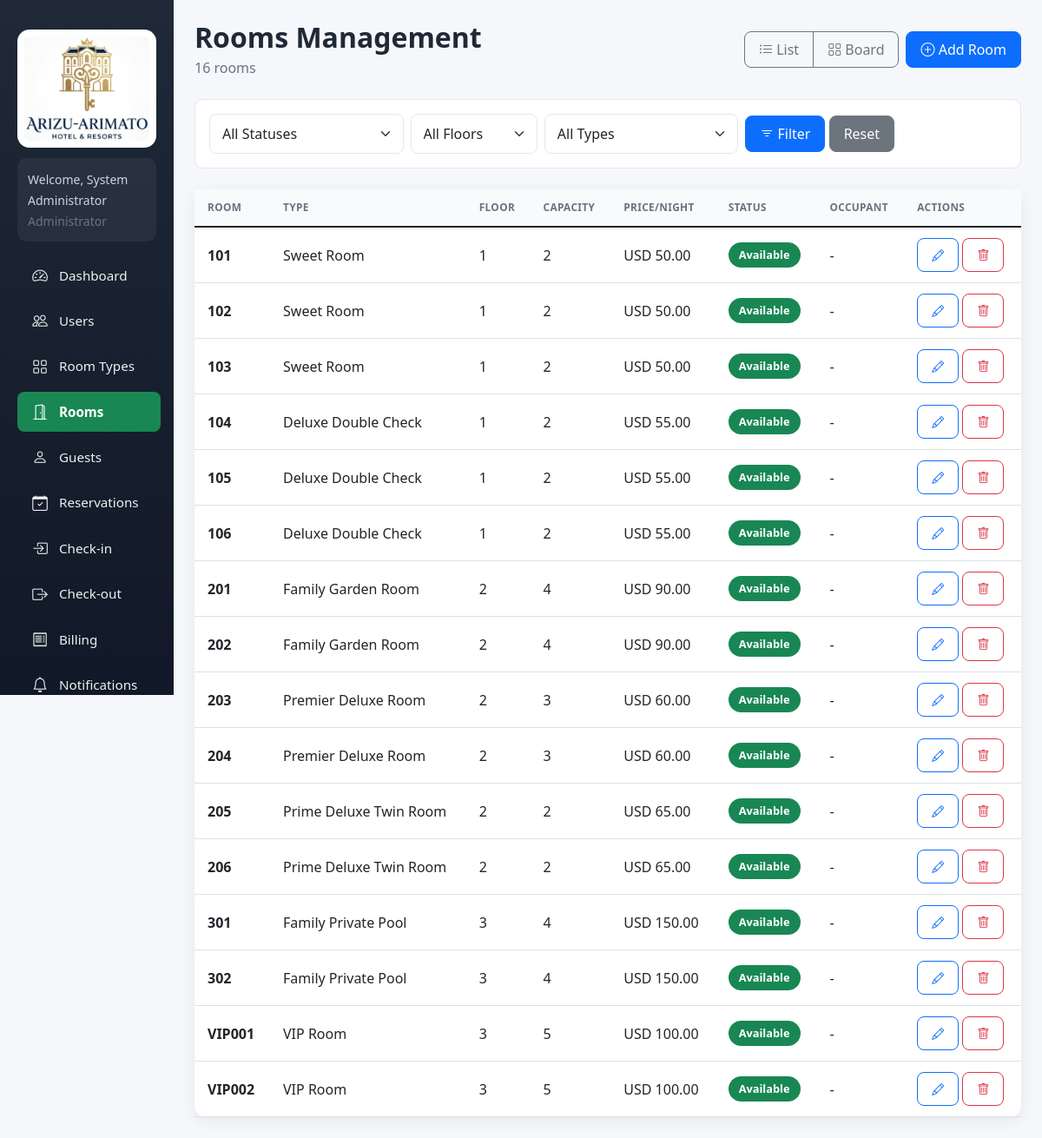
Page /index.php?r=rooms/index (signed in) on the committed database.
### tables this page shows
CREATE TABLE IF NOT EXISTS `rooms` (
  `id` INT(11) NOT NULL AUTO_INCREMENT,
  `room_number` VARCHAR(10) NOT NULL,
  `room_type_id` INT(11) DEFAULT NULL,
  `floor` INT(11) DEFAULT NULL,
  `capacity` INT(11) DEFAULT NULL,
  `price_per_night` DECIMAL(10,2) DEFAULT NULL,
  `description` TEXT,
  `status` ENUM('Available','Reserved','Occupied','Cleaning','Maintenance') DEFAULT 'Available',
  `image` VARCHAR(255) DEFAULT NULL,
  `created_at` TIMESTAMP NOT NULL DEFAULT CURRENT_TIMESTAMP,
  PRIMARY KEY (`id`),
  UNIQUE KEY `room_number` (`room_number`)
);

CREATE TABLE IF NOT EXISTS `room_types` (
  `id` INT(11) NOT NULL AUTO_INCREMENT,
  `type_name` VARCHAR(50) NOT NULL,
  `description` TEXT,
  `price_per_night` DECIMAL(10,2) NOT NULL,
  `capacity` INT(11) NOT NULL,
  `created_at` TIMESTAMP NOT NULL DEFAULT CURRENT_TIMESTAMP,
  PRIMARY KEY (`id`)
);

### Core/Controller.php (called while the page is built, shortened)
<?php
abstract class Controller
{
    protected function view($view, array $data = [], $active = '', $pageTitle = '')
    {
        extract($data);
        require __DIR__ . '/../Views/layout/header.php';
        require __DIR__ . '/../Views/' . $view . '.php';
        require __DIR__ . '/../Views/layout/footer.php';
    }
}

### Controllers/RoomController.php (called while the page is built, shortened)
<?php
class RoomController extends Controller
{
    private $validStatus = ['Available', 'Reserved', 'Occupied', 'Cleaning', 'Maintenance'];
    public function __construct()
    {
        $this->room = new Room();
        $this->roomType = new RoomType();
    }
    public function indexAction()
    {
        $filters = [
            'status' => $_GET['status'] ?? '',
            'floor'  => $_GET['floor'] ?? '',
            'type'   => $_GET['type'] ?? '',
        ];
        $rooms = $this->room->all($filters);
        $roomTypes = $this->roomType->all();
        $floors = $this->room->distinctFloors();
        $this->view('rooms/index', [
            'rooms'      => $rooms,
            'roomTypes'  => $roomTypes,
            'floors'     => $floors,
            'validStatus'=> $this->validStatus,
            'filters'    => $filters,
            'message'    => $this->message ?? '',
            'error'      => $this->error ?? '',
        ], 'rooms', 'Rooms');
    }
}

### Core/Router.php (called while the page is built, shortened)
<?php
class Router
{
    public function dispatch($route)
    {
        $route = trim($route, '/');
        $parts = explode('/', $route);
        $action = isset($parts[1]) && $parts[1] !== '' ? $parts[1] : 'index';
        $method = $action . 'Action';
        $instance = new $class();
        $instance->$method();
    }
}

### index.php (called while the page is built, shortened)
<?php
require __DIR__ . '/bootstrap.php';
$route = isset($_GET['r']) ? $_GET['r'] : '';
$router = new Router();
$router->dispatch($route);

### bootstrap.php (called while the page is built, shortened)
<?php
require_once __DIR__ . '/config.php';
spl_autoload_register(function ($class) {
    $prefix = 'App\\';
    $relative = substr($class, strlen($prefix));
    $file = __DIR__ . '/' . str_replace('\\', '/', $relative) . '.php';
});

### config.php (called while the page is built, shortened)
<?php
function getDB() {
    static $conn = null;
    if ($conn !== null) return $conn;
    try {
        $conn = new PDO("mysql:host=" . DB_HOST . ";dbname=" . DB_NAME . ";charset=utf8mb4", DB_USER, DB_PASS);
        $conn->setAttribute(PDO::ATTR_ERRMODE, PDO::ERRMODE_EXCEPTION);
        $conn->setAttribute(PDO::ATTR_DEFAULT_FETCH_MODE, PDO::FETCH_ASSOC);
        return $conn;
    } catch(PDOException $e) {
        die("Database connection failed. Please run setup first: <a href='index.php?r=setup/index'>Install</a><br>Error: " . $e->getMessage());
    }
}
function formatCurrency($amount) {
    $settings = getSystemSettings();
    $currency = $settings['currency'] ?? 'USD';
    return $currency . ' ' . number_format($amount, 2);
}
function getSystemSettings() {
    static $settings = null;
    if ($settings !== null) return $settings;
    try {
        $db = getDB();
        $stmt = $db->query("SELECT setting_key, setting_value FROM system_settings");
        $settings = [];
        while ($row = $stmt->fetch(PDO::FETCH_ASSOC)) {
            $settings[$row['setting_key']] = $row['setting_value'];
        }
    } catch (Exception $e) {
        $settings = ['currency' => 'USD', 'hotel_name' => 'Hotel Management System'];
    }
    return $settings;
}

### Models/Room.php (called while the page is built, shortened)
<?php
class Room extends Model
{
    public function all(array $with = [])
    {
        $sql = "SELECT r.*, rt.type_name,
                       (SELECT g.full_name FROM check_ins c JOIN guests g ON g.id=c.guest_id
                         WHERE c.room_id=r.id AND c.status='Active' LIMIT 1) occupant
                FROM rooms r LEFT JOIN room_types rt ON r.room_type_id=rt.id";
        $where = [];
        $params = [];
        $sql .= ' ORDER BY r.room_number';
        $stmt = $this->db->prepare($sql);
        $stmt->execute($params);
        return $stmt->fetchAll(PDO::FETCH_ASSOC);
    }
}

### Core/Model.php (called while the page is built, shortened)
<?php
abstract class Model
{
    public function __construct()
    {
        $this->db = getDB();
    }
}

### Views/rooms/index.php (the view, shortened to what this page needs)
<div class="d-flex justify-content-between align-items-center mb-4">
    <div>
        <h2 class="page-title mb-1">Rooms Management</h2>
        <p class="page-subtitle mb-0"><?php echo count($rooms); ?> rooms</p>
    </div>
    <div class="d-flex gap-2">
        <div class="btn-group" id="viewToggle">
            <button type="button" class="btn btn-outline-secondary btn-view" data-view="table">
                <i class="bi bi-list-ul"></i> List
            </button>
            <button type="button" class="btn btn-outline-secondary btn-view" data-view="board">
                <i class="bi bi-grid"></i> Board
            </button>
        </div>
        <button class="btn btn-primary" data-bs-toggle="modal" data-bs-target="#addRoomModal">
            <i class="bi bi-plus-circle"></i> Add Room
        </button>
    </div>
</div>
<form method="GET" class="filter-form mb-4 p-3">
    <div class="row g-2 align-items-center">
        <div class="col-md-3">
            <select name="status" class="form-select">
                <option value="">All Statuses</option>
            </select>
        </div>
        <div class="col-md-2">
            <select name="floor" class="form-select">
                <option value="">All Floors</option>
            </select>
        </div>
        <div class="col-md-3">
            <select name="type" class="form-select">
                <option value="">All Types</option>
            </select>
        </div>
        <div class="col-md-4">
            <button class="btn btn-primary"><i class="bi bi-filter"></i> Filter</button>
            <a href="index.php?r=rooms/index" class="btn btn-secondary">Reset</a>
        </div>
    </div>
</form>
<div id="view-table">
    <div class="card">
        <div class="card-body p-0">
            <div class="table-responsive">
                <table class="table table-hover align-middle mb-0">
                    <thead>
                        <tr>
                            <th>Room</th>
                            <th>Type</th>
                            <th>Floor</th>
                            <th>Capacity</th>
                            <th>Price/Night</th>
                            <th>Status</th>
                            <th>Occupant</th>
                            <th>Actions</th>
                        </tr>
                    </thead>
                    <tbody>
                        <?php foreach ($rooms as $room): ?>
                            <tr>
                                <td><strong><?php echo htmlspecialchars($room['room_number']); ?></strong></td>
                                <td><?php echo htmlspecialchars($room['type_name'] ?? '-'); ?></td>
                                <td><?php echo htmlspecialchars($room['floor'] ?? '-'); ?></td>
                                <td><?php echo htmlspecialchars($room['capacity'] ?? '-'); ?></td>
                                <td><?php echo formatCurrency($room['price_per_night']); ?></td>
                                <td>
                                    <span class="status-badge bg-<?php
                                        echo $room['status']=='Available'?'success text-white':
                                            ($room['status']=='Reserved'?'warning text-white':
                                            ($room['status']=='Cleaning'?'info text-white':
                                            ($room['status']=='Maintenance'?'dark text-white':'danger text-white')));
                                    ?>"><?php echo $room['status']; ?></span>
                                </td>
                                <td><?php echo htmlspecialchars($room['occupant'] ?? '-'); ?></td>
                                <td>
                                    <button class="btn btn-sm btn-outline-primary" onclick="editRoom(<?php echo (int)$room['id']; ?>)">
                                        <i class="bi bi-pencil"></i>
                                    </button>
                                    <form method="POST" style="display:inline" onsubmit="return confirm('Delete this room?')">
                                        <button class="btn btn-sm btn-outline-danger"><i class="bi bi-trash"></i></button>
                                    </form>
                                </td>
                            </tr>
                        <?php endforeach; ?>
                    </tbody>
                </table>
            </div>
        </div>
    </div>
</div>

### assets/css/style.css (style rules this page uses)
:root { --sidebar-bg: linear-gradient(180deg, #1f2937, #111827); --primary: #198754; --primary-dark: #157347; --surface: #ffffff; --bg: #f5f7fb; --text: #1f2937; --muted: #6b7280; --border: #e5e7eb; --shadow: 0 4px 18px rgba(0, 0, 0, .07); --radius: 14px; --sidebar-width: 250px; }
* { box-sizing: border-box; }
body { background: var(--bg); color: var(--text); font-family: "Segoe UI", system-ui, -apple-system, sans-serif; margin: 0; overflow-x: hidden; }
.page-title { font-weight: 700; color: var(--text); margin-bottom: 5px; }
.page-subtitle { color: var(--muted); margin-bottom: 20px; }
.card { border: 0; border-radius: var(--radius); box-shadow: var(--shadow); }
.card-body { padding: 20px; }
.btn { border-radius: 8px; font-weight: 500; padding: 8px 16px; }
.status-badge { display: inline-block; padding: 5px 12px; border-radius: 20px; font-size: .8rem; font-weight: 600; white-space: nowrap; }
.table { min-width: 600px; }
.table thead th { text-transform: uppercase; font-size: .74rem; letter-spacing: .03em; color: var(--muted); border-bottom: 1px solid var(--border); white-space: nowrap; padding: 12px 15px; background: #f9fafb; }
.table td, .table th { vertical-align: middle; padding: 12px 15px; }
.form-control, .form-select { border-radius: 8px; padding: 10px 14px; border: 1px solid var(--border); transition: border-color 0.2s, box-shadow 0.2s; }
.filter-form { background: #fff; border: 1px solid var(--border); border-radius: 10px; padding: 15px; }

### rows in the picture
rooms: room_number "101", room_type.type_name "Sweet Room", floor "1", capacity "2", price_per_night "USD 50.00", status "Available", occupant "-"
rooms: room_number "102", room_type.type_name "Sweet Room", floor "1", capacity "2", price_per_night "USD 50.00", status "Available", occupant "-"
rooms: room_number "103", room_type.type_name "Sweet Room", floor "1", capacity "2", price_per_night "USD 50.00", status "Available", occupant "-"
rooms: room_number "104", room_type.type_name "Deluxe Double Check", floor "1", capacity "2", price_per_night "USD 55.00", status "Available", occupant "-"
rooms: room_number "105", room_type.type_name "Deluxe Double Check", floor "1", capacity "2", price_per_night "USD 55.00", status "Available", occupant "-"
rooms: room_number "106", room_type.type_name "Deluxe Double Check", floor "1", capacity "2", price_per_night "USD 55.00", status "Available", occupant "-"
rooms: room_number "201", room_type.type_name "Family Garden Room", floor "2", capacity "4", price_per_night "USD 90.00", status "Available", occupant "-"
rooms: room_number "202", room_type.type_name "Family Garden Room", floor "2", capacity "4", price_per_night "USD 90.00", status "Available", occupant "-"
rooms: room_number "203", room_type.type_name "Premier Deluxe Room", floor "2", capacity "3", price_per_night "USD 60.00", status "Available", occupant "-"
rooms: room_number "204", room_type.type_name "Premier Deluxe Room", floor "2", capacity "3", price_per_night "USD 60.00", status "Available", occupant "-"
rooms: room_number "205", room_type.type_name "Prime Deluxe Twin Room", floor "2", capacity "2", price_per_night "USD 65.00", status "Available", occupant "-"
rooms: room_number "206", room_type.type_name "Prime Deluxe Twin Room", floor "2", capacity "2", price_per_night "USD 65.00", status "Available", occupant "-"
rooms: room_number "301", room_type.type_name "Family Private Pool", floor "3", capacity "4", price_per_night "USD 150.00", status "Available", occupant "-"
rooms: room_number "302", room_type.type_name "Family Private Pool", floor "3", capacity "4", price_per_night "USD 150.00", status "Available", occupant "-"
rooms: room_number "VIP001", room_type.type_name "VIP Room", floor "3", capacity "5", price_per_night "USD 100.00", status "Available", occupant "-"
rooms: room_number "VIP002", room_type.type_name "VIP Room", floor "3", capacity "5", price_per_night "USD 100.00", status "Available", occupant "-"

### other values in the picture
$_SESSION['user_name'] "System Administrator"
$_SESSION['user_role'] "Administrator"
$label "Dashboard Users Room Types Rooms Guests Reservations Check-in Check-out Billing Notifications"
count($rooms) "16"
